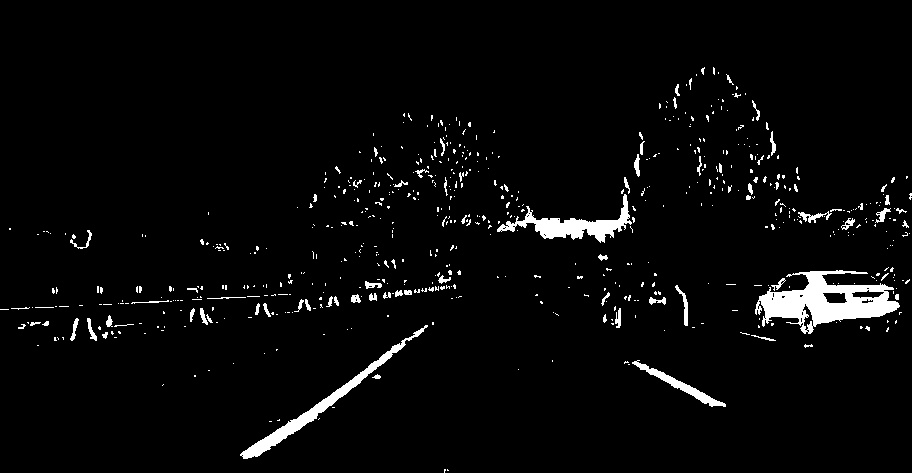
#> input picture Zadatak/thresholded/challange00101.jpg, 912 x 473 px; its folder holds only this picture in this run
$ python perspective_transform.py
#> lines starting #> are read from the running program, lines starting #| are printed output that depends on the picture; after the words box and inside, x2 and y2 are one past the last pixel; in counts of white or black regions, pixels touching at a corner belong together
import cv2
import numpy as np
import glob
import os

h_ROI_factor = 13/20

w_top_left_ROI_factor = 9.5/20
w_top_right_ROI_factor = 5.5/10
w_bot_right_ROI_factor = 8/10
w_bot_left_ROI_factor = 3/12

def warper(img, src, dst):

    img_size = (img.shape[1], img.shape[0])
    M = cv2.getPerspectiveTransform(src, dst)
    warped = cv2.warpPerspective(img, M, img_size, flags=cv2.INTER_NEAREST)  # keep the same size as the input image

    # Draw the source points on the original image
    cv2.polylines(img, [np.int32(src)], isClosed=True, color=(0, 255, 0), thickness=3)

    return warped, img


for path in glob.glob('thresholded/*.jpg'):

    #Load thresholded image
    img = cv2.imread(path)
#> img is the input picture: shape (473, 912, 3); min 0, max 255, mean 8.8


    img_size = (img.shape[1], img.shape[0])
#> img_size = (912, 473)
    src = np.float32(
    [[(img_size[0] * w_top_left_ROI_factor), img_size[1] * h_ROI_factor],
    [(img_size[0] * w_bot_left_ROI_factor), img_size[1]],
    [(img_size[0] * w_bot_right_ROI_factor), img_size[1]],
    [(img_size[0] * w_top_right_ROI_factor), img_size[1] * h_ROI_factor ]])
    dst = np.float32(
    [[(img_size[0] / 4), 0],
    [(img_size[0] / 4), img_size[1]],
    [(img_size[0] * 3 / 4), img_size[1]],
    [(img_size[0] * 3 / 4), 0]])

    # Apply the perspective transform
    warped_binary, img_with_src = warper(img, src, dst)
#> in warper, `warped = cv2.warpPerspective(img, M, img_size, flags=cv2.INTER_NEAREST)`:
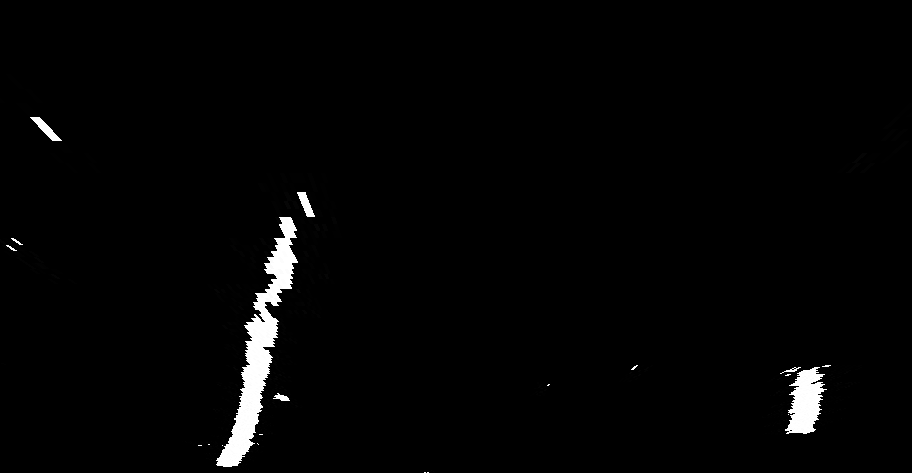
#> warped: shape (473, 912, 3); min 0, max 255, mean 4.6
#> in warper, `cv2.polylines(img, [np.int32(src)], isClosed=True, color=(0, 255, 0), ..`:
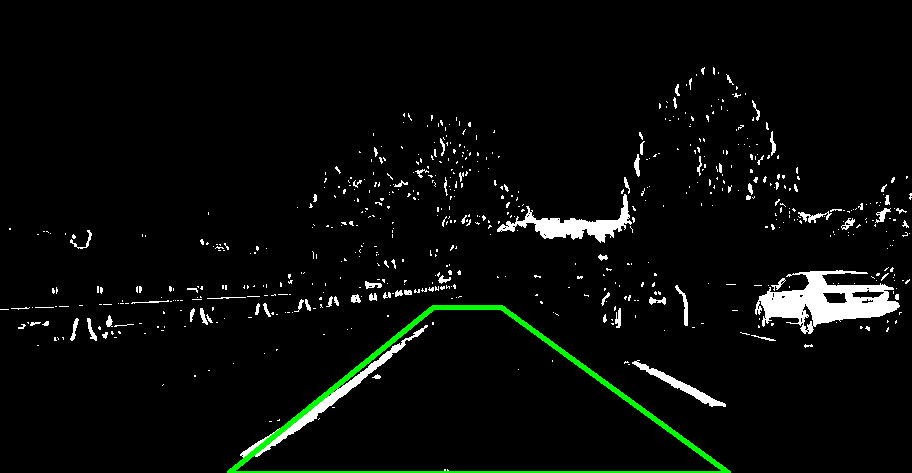
#> img: shape (473, 912, 3); 0.97% of pixels changed, all inside (x1, y1, x2, y2) = (227, 305, 731, 473)

    # Save the images
    img_name = os.path.basename(path)
    cv2.imwrite(f'perspective_transformed/{img_name}', warped_binary)
    cv2.imwrite(f'with_src/{img_name}', img_with_src)

$ run again, on Zadatak/thresholded/solidWhiteCurve.jpg
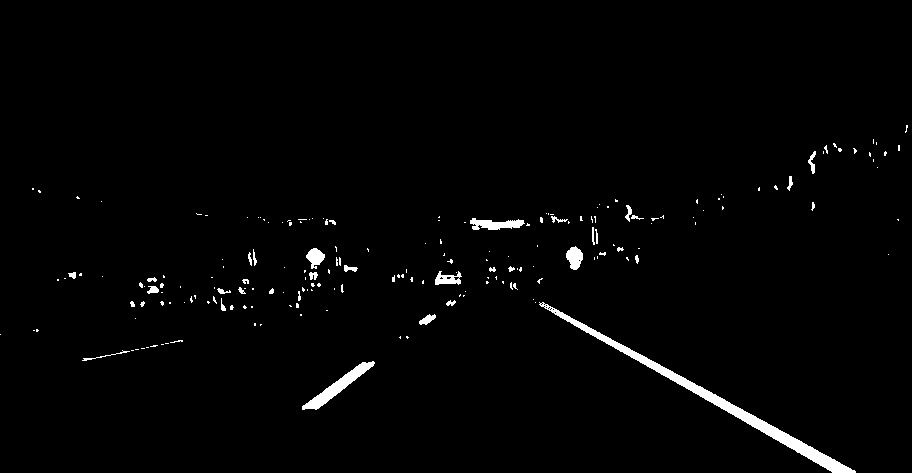
#> input picture Zadatak/thresholded/solidWhiteCurve.jpg, 912 x 473 px
#> img is the input picture: shape (473, 912, 3); min 0, max 255, mean 4.2
#> in warper, `warped = cv2.warpPerspective(img, M, img_size, flags=cv2.INTER_NEAREST)`:
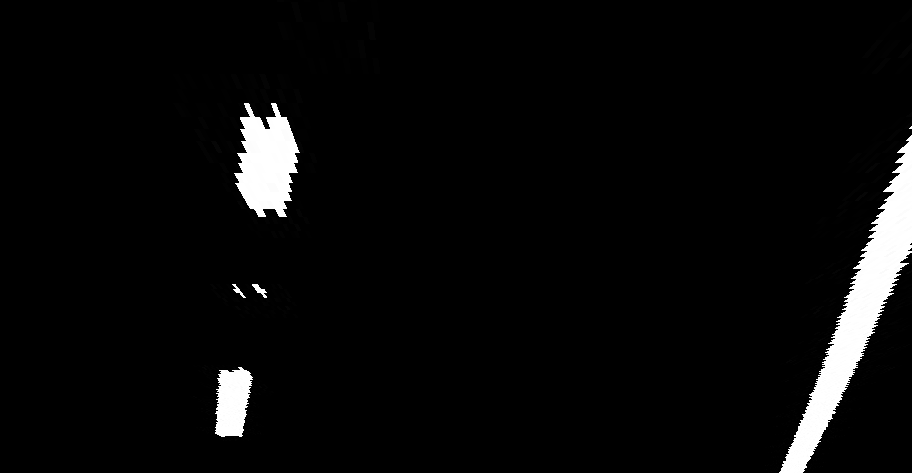
#> warped: shape (473, 912, 3); min 0, max 255, mean 10.4
#> in warper, `cv2.polylines(img, [np.int32(src)], isClosed=True, color=(0, 255, 0), ..`:
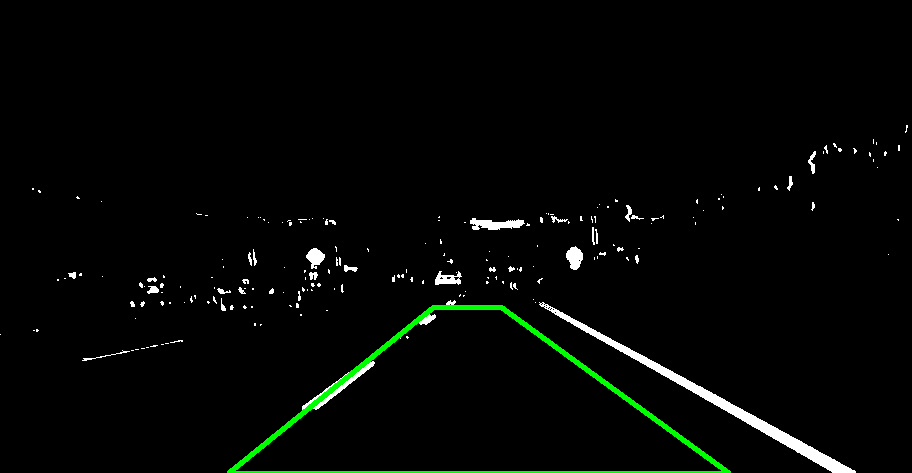
#> img: shape (473, 912, 3); 0.97% of pixels changed, all inside (x1, y1, x2, y2) = (227, 305, 731, 473)

$ run again, on Zadatak/thresholded/solidWhiteRight.jpg
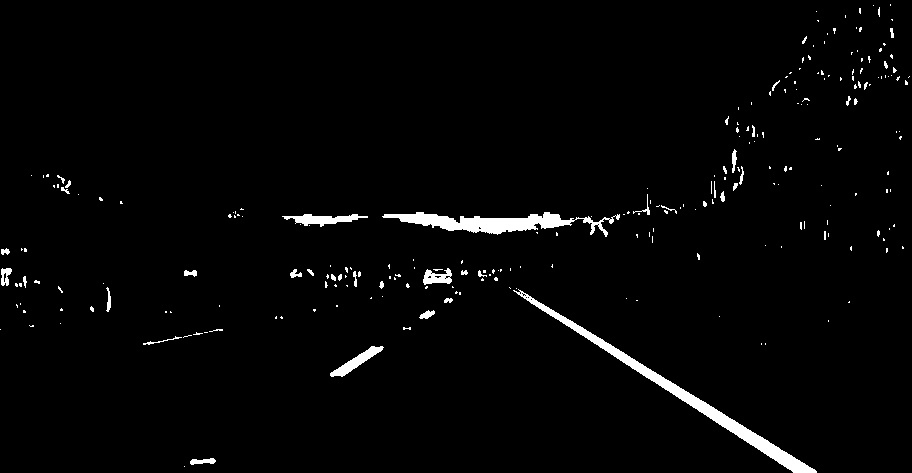
#> input picture Zadatak/thresholded/solidWhiteRight.jpg, 912 x 473 px
#> img is the input picture: shape (473, 912, 3); min 0, max 255, mean 5.7
#> in warper, `warped = cv2.warpPerspective(img, M, img_size, flags=cv2.INTER_NEAREST)`:
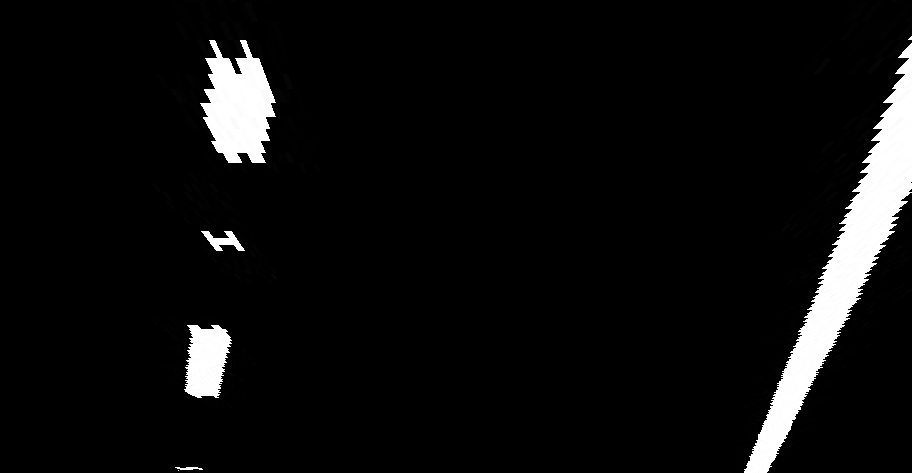
#> warped: shape (473, 912, 3); min 0, max 255, mean 14.4
#> in warper, `cv2.polylines(img, [np.int32(src)], isClosed=True, color=(0, 255, 0), ..`:
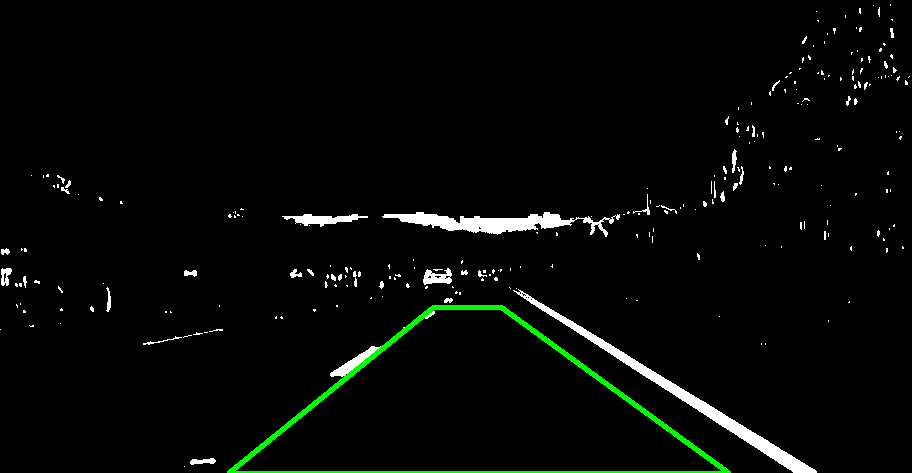
#> img: shape (473, 912, 3); 0.97% of pixels changed, all inside (x1, y1, x2, y2) = (227, 305, 731, 473)

$ run again, on Zadatak/thresholded/solidYellowCurve.jpg
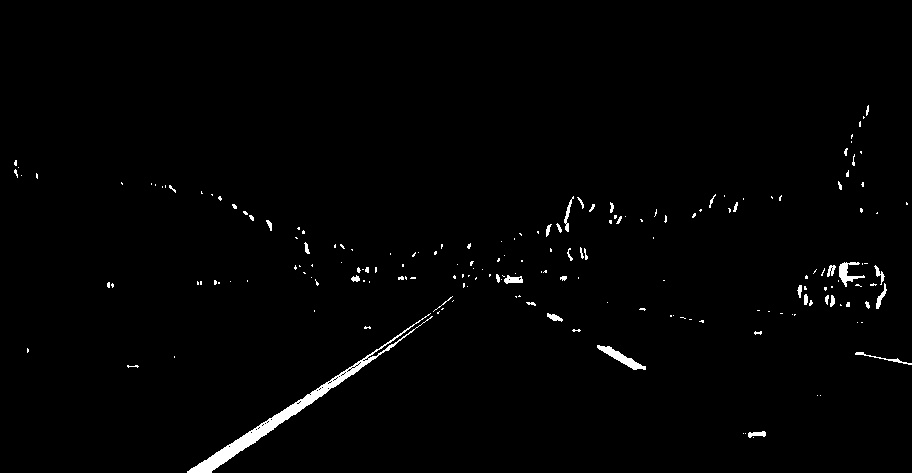
#> input picture Zadatak/thresholded/solidYellowCurve.jpg, 912 x 473 px
#> img is the input picture: shape (473, 912, 3); min 0, max 255, mean 3.3
#> in warper, `warped = cv2.warpPerspective(img, M, img_size, flags=cv2.INTER_NEAREST)`:
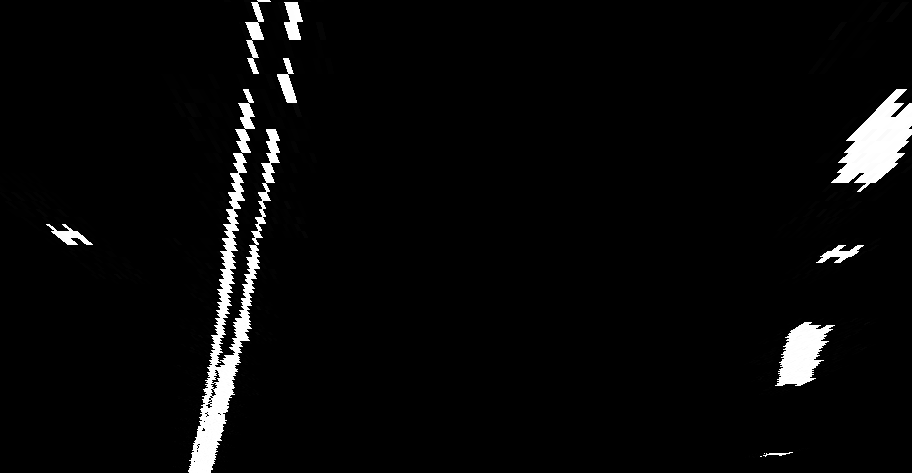
#> warped: shape (473, 912, 3); min 0, max 255, mean 9.4
#> in warper, `cv2.polylines(img, [np.int32(src)], isClosed=True, color=(0, 255, 0), ..`:
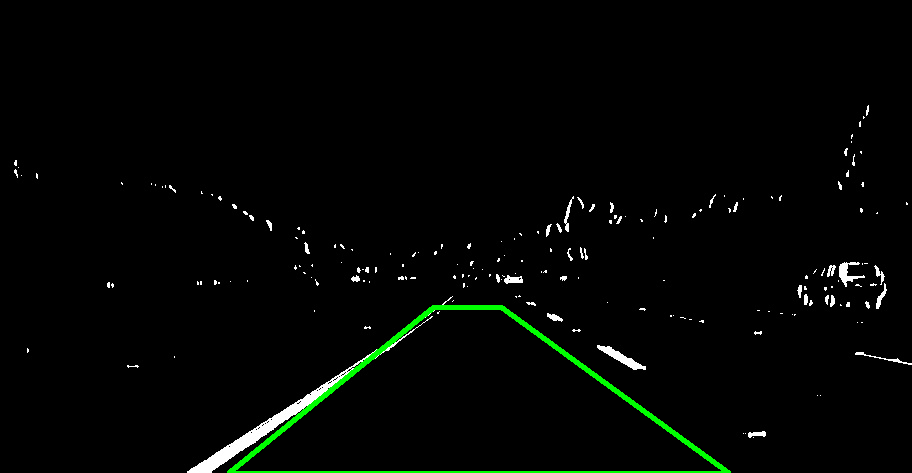
#> img: shape (473, 912, 3); 0.97% of pixels changed, all inside (x1, y1, x2, y2) = (227, 305, 731, 473)

$ run again, on Zadatak/thresholded/challange00111.jpg
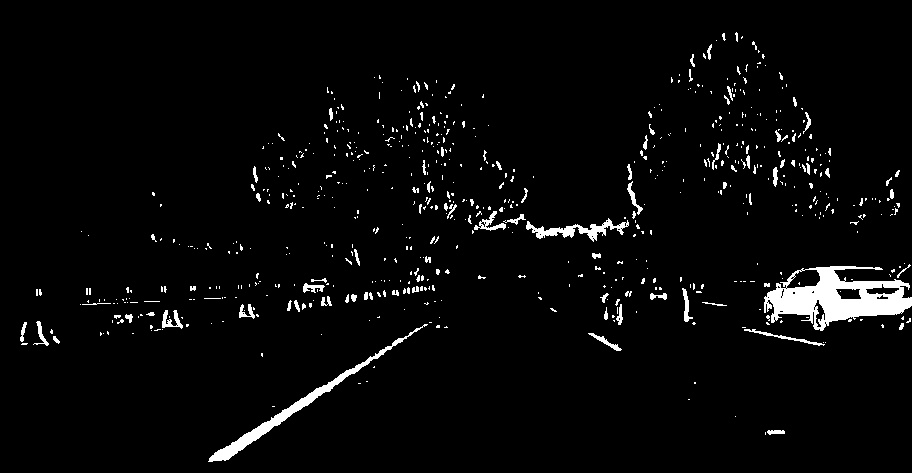
#> input picture Zadatak/thresholded/challange00111.jpg, 912 x 473 px
#> img is the input picture: shape (473, 912, 3); min 0, max 255, mean 8.7
#> in warper, `warped = cv2.warpPerspective(img, M, img_size, flags=cv2.INTER_NEAREST)`:
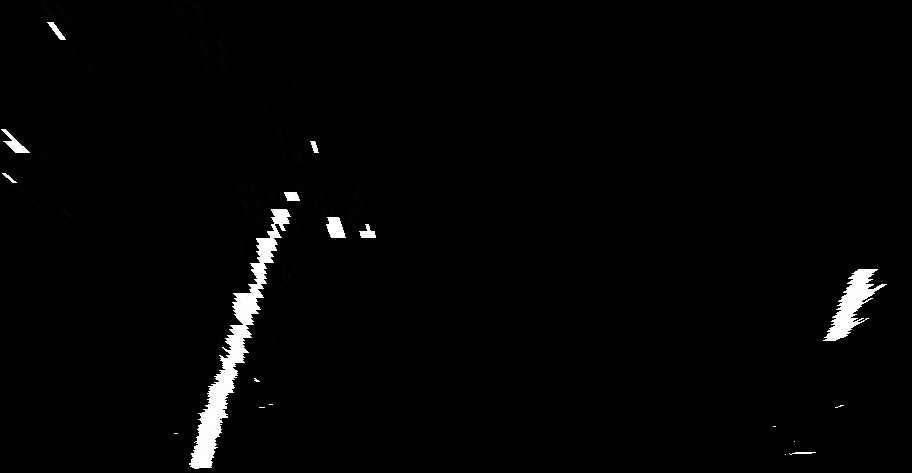
#> warped: shape (473, 912, 3); min 0, max 255, mean 4.4
#> in warper, `cv2.polylines(img, [np.int32(src)], isClosed=True, color=(0, 255, 0), ..`:
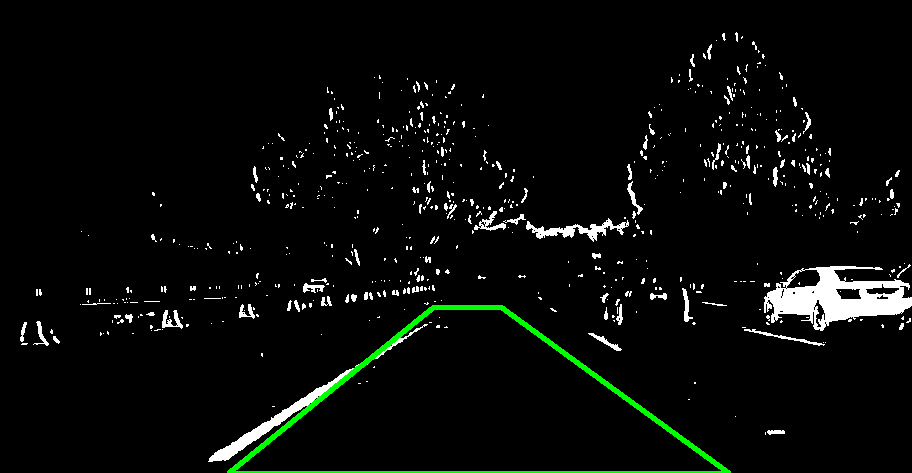
#> img: shape (473, 912, 3); 0.97% of pixels changed, all inside (x1, y1, x2, y2) = (227, 305, 731, 473)
